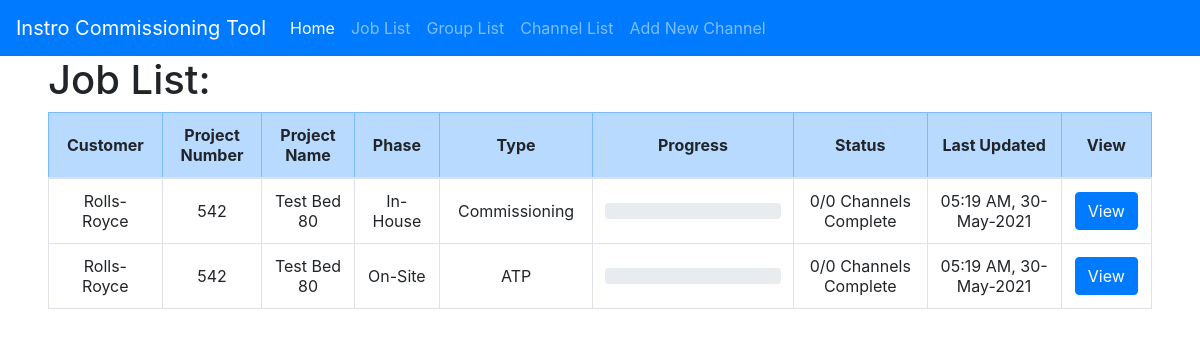
/job_list, run on the app's committed database.
### app/models.py (models this page shows, shortened)
class Job(db.Model):
	id = db.Column(db.Integer, primary_key=True)
	project_id = db.Column(db.Integer, db.ForeignKey('project.id'))
	phase = db.Column(db.String(8))	# 0 = In-House, 1 = On-Site
	job_type = db.Column(db.String(16))	# 0 = Commissioning, 1 = ATP
	last_updated = db.Column(db.DateTime)
	channel_groups = db.relationship('ChannelGroup', backref='job', lazy='dynamic')
	def all_groups(self):
		return ChannelGroup.query.filter_by(job_id=self.id).all()
	def num_channels(self):
		groups = self.all_groups()
		count = 0
		for group in groups:
			count += group.num_channels()
		return count
	def get_project(self):
		return Project.query.filter_by(id=self.project_id).first()
	def get_customer(self):
		return self.get_project().get_customer()
	def customer_name(self):
		return self.get_customer().name
	def project_name(self):
		return self.get_project().name
	def project_number(self):
		return self.get_project().number
	def status(self):
		groups = self.all_groups()
		num_passed = 0
		num_failed = 0
		num_untested = 0
		for group in groups:
			comp = group.status()
			num_passed += comp['passed']
			num_failed += comp['failed']
			num_untested += comp['untested']
		return {'passed': num_passed, 'failed': num_failed, 'untested': num_untested}
	def progress(self):
		total = self.num_channels()
		if total > 0:
			status = self.status()
			passed = (status['passed'] / total) * 100
			failed = (status['failed'] / total) * 100
			untested = (status['untested'] / total) * 100
		else:
			passed = 0
			failed = 0
			untested = 100
		return {'passed': passed, 'failed': failed, 'untested': untested}

class Customer(db.Model):
	id = db.Column(db.Integer, primary_key=True)
	name = db.Column(db.String(32))
	projects = db.relationship('Project', backref='customer', lazy='dynamic')

class Project(db.Model):
	id = db.Column(db.Integer, primary_key=True)
	name = db.Column(db.String(32))
	number = db.Column(db.Integer)
	customer_id = db.Column(db.Integer, db.ForeignKey('customer.id'))
	def get_customer(self):
		return Customer.query.filter_by(id=self.customer_id).first()

### app/main/routes.py (the view)
@bp.route('/job_list', methods=['GET', 'POST'])
def job_list():
    job_list = Job.query.all()
    return render_template('job_list.html', title='Job List', job_list=job_list)

### app/models.py (called while the page is built)
	def all_channels(self):
		return Channel.query.filter_by(group_id=self.id).all()

	def num_channels(self):
		return Channel.query.filter_by(group_id=self.id).count()

	def status(self):
		channels = self.all_channels()
		num_passed = 0
		num_failed = 0
		num_untested = 0
		for ch in channels:
			comp = ch.completion()
			if comp == 'Untested' or comp == 'In-Progress': num_untested += 1
			if comp == 'Pass': num_passed += 1
			if comp == 'Fail': num_failed += 1
		result = {'passed': num_passed, 'failed': num_failed, 'untested': num_untested}
		return result

### app/templates/job_list.html (shortened to what this page needs)
{% extends "base.html" %}
{% block app_content %}
    <div>
        <h1>Job List:</h1>
            <table class="table table-hover table-bordered align-middle">
                <thead>
                    <tr class="table-primary text-center align-middle">
                        <th class="align-middle" width="5%">Customer</th>
                        <th class="align-middle" width="5%">Project Number</th>
                        <th class="align-middle" width="5%">Project Name</th>
                        <th class="align-middle" width="5%">Phase</th>
                        <th class="align-middle" width="5%">Type</th>
                        <th class="align-middle" width="15%">Progress</th>
                        <th class="align-middle" width="10%">Status</th>
                        <th class="align-middle" width="10%">Last Updated</th>
                        <th class="align-middle" width="1%">View</th>
                    </tr>
                </thead>
                <tbody>
                    {% for job in job_list %}
                        {% include '_job.html' %}
                    {% endfor %}
                </tbody>
            </table>
    </div>
{% endblock %}

### app/templates/_job.html (shortened to what this page needs)
{% block app_content %}
<tr class="text-center" id="job-{{ job.id }}">
    {% set progress = job.progress() %}
    {% set status = job.status() %}
    <td class="align-middle">{{ job.customer_name() }}</td>
    <td class="align-middle">{{ job.project_number() }}</td>
    <td class="align-middle">{{ job.project_name() }}</td>
    <td class="align-middle">{{ job.phase }}</td>
    <td class="align-middle">{{ job.job_type }}</td>
    <td class="align-middle">
        <div class="row">
            <div class="col-12">
                <div class="progress">
                </div>
            </div>
        </div>
    </td>
    <td class="align-middle">{{ status['passed'] }}/{{ job.num_channels() }} Channels Complete</td>
    <td class="align-middle">{{ moment(job.last_updated).format("hh:mm A, DD-MMM-YYYY") }}</td>
    <td class="align-middle">
        <button type="button" class="btn btn-primary">
            <a style="color:#FFFFFF;" href="{{ url_for('main.job', job_id=job.id) }}">View</a>
        </button>
    </td>
</tr>
{% endblock %}

### data on the page
Job: customer_name "Rolls-Royce", project_number "542", project_name "Test Bed 80", phase "In-House", job_type "Commissioning", passed "0", num_channels "0", last_updated "05:19 AM, 30-May-2021"
Job: customer_name "Rolls-Royce", project_number "542", project_name "Test Bed 80", phase "On-Site", job_type "ATP", passed "0", num_channels "0", last_updated "05:19 AM, 30-May-2021"
